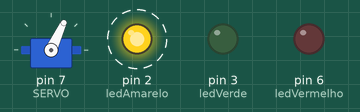
Simulated run of this sketch. Board: Arduino Uno, built for the host (arithmetic inside an expression is 32-bit, double 64-bit). Shown: servo, output pins drawn as LEDs (lit = HIGH). Dashed ring = blinking.

Above: at 0.15 s.
Timing chart, 0 to 3.0 s (numbered marks = the images above):
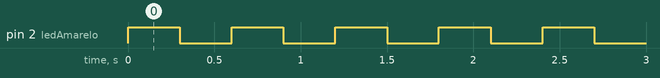

The sketch:

TCC.ino
```cpp
#include <Servo.h>
#include <SPI.h>
#include <Ethernet.h>

#define SERVO 7

Servo s;
int pos;
int ledVermelho  =  6;
int ledVerde     = 3;
int ledAmarelo  = 2;
char caracter = 'n';

byte mac[] = { 0xDE, 0xAD, 0xBE, 0xEF, 0xFE, 0xED };
byte ip[] = { 192,168,0, 21 }; // ip do arduino
byte gateway[] = { 192,168,0, 1 }; // ip do roteador
byte subnet[] = { 255, 255, 255, 0 };
EthernetServer server(8080); // porta

void setup (){
  pinMode(ledVermelho, OUTPUT);
  pinMode(ledVerde, OUTPUT);
  pinMode(ledAmarelo, OUTPUT);
  s.attach(SERVO);
  s.write(65);
  Ethernet.begin(mac, ip, gateway, subnet);
  server.begin();
  Serial.begin(9600);
}

void loop(){
       EthernetClient client = server.available();
       digitalWrite(ledAmarelo, HIGH);
       delay(300);
       digitalWrite(ledAmarelo, LOW);
       delay(300);

       if(client){

      caracter = client.read();
      if(caracter == 'a'){
          digitalWrite(ledVerde, HIGH);
          for(pos = 65; pos < 180; pos++){
             s.write(pos);
             delay(40);
          }
          digitalWrite(ledVerde, LOW);
          delay(2000);
          digitalWrite(ledVermelho, HIGH);
          for(pos = 180; pos >= 63; pos--){
             s.write(pos);
             delay(20);
          }
          digitalWrite(ledVermelho, LOW);
        }
    }
}
```

Measured:
- by itself, pin 2 (ledAmarelo): alternates HIGH for 0.30 s and LOW for 0.30 s
